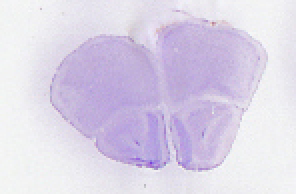
#> input picture raw_data/raw/1.jpg, 148 x 97 px, found by its file name (shown 2 times larger); its folder holds only this picture in this run
$ python image_segmentation.py
#> lines starting #> are read from the running program, lines starting #| are printed output that depends on the picture; after the words box and inside, x2 and y2 are one past the last pixel; in counts of white or black regions, pixels touching at a corner belong together
import cv2
import numpy as np
import matplotlib.pyplot as plt
import os
from PIL import Image

# Load the image
path1 = "data/raw"
# path2 = "data/bad sections"

def segmentation(image_file):
#> called with image_file = 'data/raw/1.jpg'
    img = Image.open(image_file)
#> img is the input picture: PIL image 148x97 RGB; mean R, G, B 219.5, 211.9, 231.4
    img = np.array(img)

    # Convert to grayscale
    gray = cv2.cvtColor(img, cv2.COLOR_BGR2GRAY)
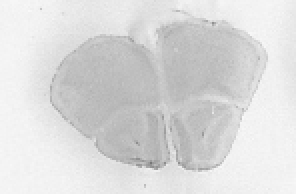
#> gray: shape (97, 148) (shown 2 times larger); min 118, max 249, mean 218.6
    plt.imshow(gray)
    plt.show()

    # Apply Canny edge detection
    edges = cv2.Canny(gray, 20, 200)
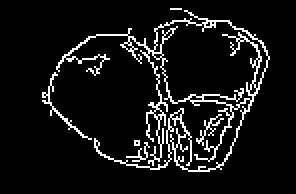
#> edges: shape (97, 148) (shown 2 times larger); 8.1% white in thin lines or dots, all inside (x1, y1, x2, y2) = (21, 4, 135, 86)
    plt.imshow(edges)
    plt.show()


    # Apply dilation to thicken the edges
    kernel = np.ones((5,5),np.uint8)
    dilation = cv2.dilate(edges, kernel, iterations=1)
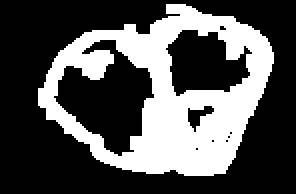
#> dilation: shape (97, 148) (shown 2 times larger); 32.4% white; 1 white region
    plt.imshow(dilation)
    plt.show()


    # Find the contours of the object
    contours, hierarchy = cv2.findContours(dilation, cv2.RETR_EXTERNAL, cv2.CHAIN_APPROX_SIMPLE)
#> contours = 1 contour; box (x1, y1, x2, y2) and area: (19, 2, 137, 88) 7042

    # Find the largest contour
    largest_contour = max(contours, key=cv2.contourArea)
#> largest_contour = contour of 156 points, box (x1, y1, x2, y2) (19, 2, 137, 88), area 7042
    plt.imshow(hierarchy)
    plt.show()
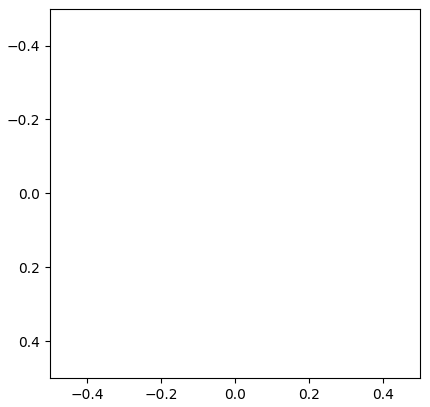
#> figure drawn by matplotlib, 1 panel

    # Create a mask of the object
    mask = np.zeros_like(gray)

    cv2.drawContours(mask, [largest_contour], 0, (255, 255, 255), -1)
#> mask: shape (97, 148); 50.2% white; 1 black region, box (x1, y1, x2, y2) and area: (0, 0, 148, 97) 7147
    plt.imshow(mask)
    plt.show()

    # Apply erosion to remove noise in outer edges
    kernel = np.ones((5,5),np.uint8)
    mask = cv2.morphologyEx(mask, cv2.MORPH_ERODE, kernel)
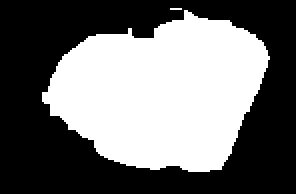
#> mask: shape (97, 148) (shown 2 times larger); 44.3% white; 2 white regions (1 under 20 px), largest, box (x1, y1, x2, y2) and area: (21, 5, 135, 86) 6347
    mask = cv2.erode(mask, kernel, iterations=1)
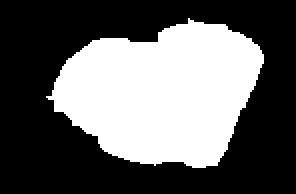
#> mask: shape (97, 148) (shown 2 times larger); 38.8% white; 1 white region, box (x1, y1, x2, y2) and area: (23, 9, 132, 84) 5565
    plt.imshow(mask)
    plt.show()

    # Apply the mask to the original image
    result = cv2.bitwise_and(img, img, mask=mask)
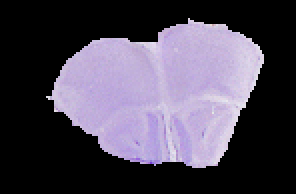
#> result: shape (97, 148, 3) (shown 2 times larger); mean R, G, B 76.4, 70.1, 85.5
    # plt.imshow(result)
    # plt.show()

    result = cv2.cvtColor(result,cv2.COLOR_RGB2BGR)
    plt.show()
    return result, mask


# Set the path to the folder where you want to save the processed images
output_folder_path1 = "data/results good"
# output_folder_path2 = "data/results bad"

# Create the output folder if it doesn't exist
if not os.path.exists(output_folder_path1):
    os.makedirs(output_folder_path1)

# # Create the output folder if it doesn't exist
# if not os.path.exists(output_folder_path2):
#     os.makedirs(output_folder_path2)

# Loop through all the files in the folder
for filename in os.listdir(path1):
    # Check if the file is an image
    if filename.endswith(".jpg") or filename.endswith(".png") or filename.endswith(".tiff") or filename.endswith(".JPG"):
        # Load the image
        img_path = os.path.join(path1, filename)
        result, mask = segmentation(img_path)
        output_img_path = os.path.join(output_folder_path1, "segmented_"+filename)
        cv2.imwrite(output_img_path, result)

# [9 lines of commented-out code are left out]

$ run again, on raw_data/raw/2.jpg
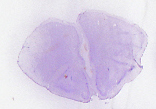
#> input picture raw_data/raw/2.jpg, 156 x 109 px, found by its file name
#> in segmentation, img is the input picture: PIL image 156x109 RGB; mean R, G, B 218.1, 208.7, 230.3
#> in segmentation, `edges = cv2.Canny(gray, 20, 200)`:
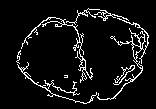
#> edges: shape (109, 156); 7.1% white in thin lines or dots, all inside (x1, y1, x2, y2) = (16, 8, 149, 104)
#> dilation: shape (109, 156); 30.3% white; 2 white regions
#> contours = 1 contour; box (x1, y1, x2, y2) and area: (14, 6, 151, 106) 9901
#> largest_contour = contour of 153 points, box (x1, y1, x2, y2) (14, 6, 151, 106), area 9901
#> in segmentation, `result = cv2.bitwise_and(img, img, mask=mask)`:
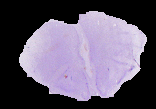
#> result: shape (109, 156, 3); mean R, G, B 96.3, 88, 106.3

$ run again, on raw_data/raw/3.jpg
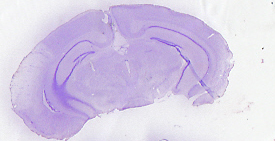
#> input picture raw_data/raw/3.jpg, 275 x 141 px, found by its file name
#> in segmentation, img is the input picture: PIL image 275x141 RGB; mean R, G, B 214.7, 204.6, 230.1
#> in segmentation, `edges = cv2.Canny(gray, 20, 200)`:
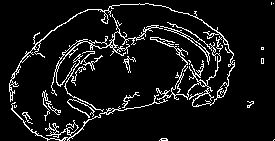
#> edges: shape (141, 275); 8.2% white in thin lines or dots
#> dilation: shape (141, 275); 33.6% white; 7 white regions (1 under 20 px)
#> contours = 7 contours, 1 with area under 20; largest, box (x1, y1, x2, y2) and area: (7, 1, 237, 141) 22115, (245, 99, 256, 110) 88, (259, 56, 266, 66) 54, (157, 136, 170, 141) 46, (259, 45, 266, 52) 36, (269, 0, 275, 7) 29
#> largest_contour = contour of 241 points, box (x1, y1, x2, y2) (7, 1, 237, 141), area 22115
#> in segmentation, `result = cv2.bitwise_and(img, img, mask=mask)`:
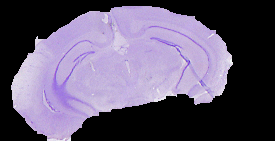
#> result: shape (141, 275, 3); mean R, G, B 97.1, 87.8, 110.6

$ run again, on raw_data/raw/6.jpg
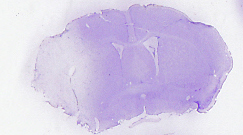
#> input picture raw_data/raw/6.jpg, 243 x 135 px, found by its file name
#> in segmentation, img is the input picture: PIL image 243x135 RGB; mean R, G, B 213.4, 203.8, 230.7
#> edges: shape (135, 243); 6% white in thin lines or dots, all inside (x1, y1, x2, y2) = (30, 3, 234, 135)
#> dilation: shape (135, 243); 24.7% white; 1 white region
#> contours = 1 contour; box (x1, y1, x2, y2) and area: (28, 1, 236, 135) 7382
#> largest_contour = contour of 678 points, box (x1, y1, x2, y2) (28, 1, 236, 135), area 7382
#> in segmentation, `result = cv2.bitwise_and(img, img, mask=mask)`:
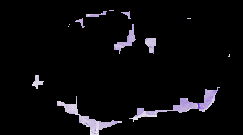
#> result: shape (135, 243, 3); mean R, G, B 10.4, 9.6, 11.7
